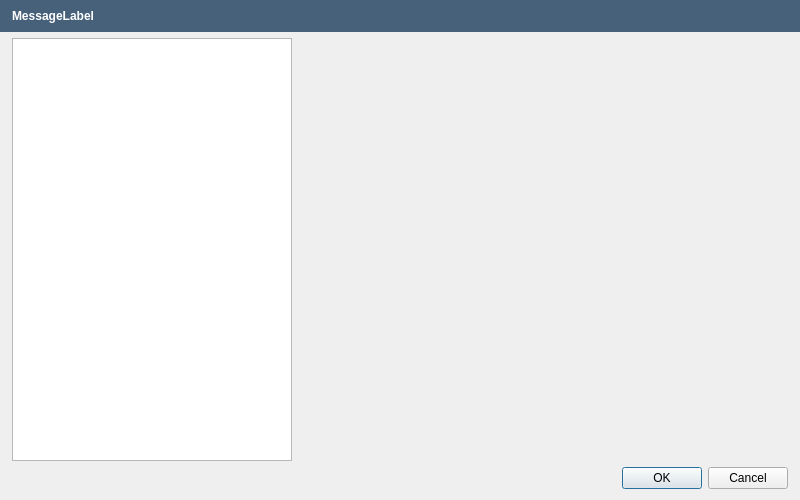
<?xml version="1.0" encoding="UTF-8"?>
<ui version="4.0">
 <class>AddWareDialog</class>
 <widget class="QDialog" name="AddWareDialog">
  <property name="geometry">
   <rect>
    <x>0</x>
    <y>0</y>
    <width>800</width>
    <height>500</height>
   </rect>
  </property>
  <property name="windowTitle">
   <string>Dialog</string>
  </property>
  <property name="modal">
   <bool>true</bool>
  </property>
  <layout class="QVBoxLayout" name="verticalLayout">
   <property name="leftMargin">
    <number>0</number>
   </property>
   <property name="topMargin">
    <number>0</number>
   </property>
   <property name="rightMargin">
    <number>0</number>
   </property>
   <item>
    <widget class="QFrame" name="MessageFrame">
     <property name="sizePolicy">
      <sizepolicy hsizetype="Preferred" vsizetype="Maximum">
       <horstretch>0</horstretch>
       <verstretch>0</verstretch>
      </sizepolicy>
     </property>
     <property name="styleSheet">
      <string notr="true">background-color: rgb(71,97,123);</string>
     </property>
     <property name="frameShape">
      <enum>QFrame::NoFrame</enum>
     </property>
     <property name="frameShadow">
      <enum>QFrame::Plain</enum>
     </property>
     <property name="lineWidth">
      <number>0</number>
     </property>
     <layout class="QHBoxLayout" name="horizontalLayout_3" stretch="0">
      <property name="spacing">
       <number>5</number>
      </property>
      <property name="leftMargin">
       <number>12</number>
      </property>
      <item>
       <layout class="QHBoxLayout" name="horizontalLayout_2">
        <item>
         <widget class="QLabel" name="MessageLabel">
          <property name="styleSheet">
           <string notr="true">color: rgb(255, 255, 255);
font : bold;
</string>
          </property>
          <property name="text">
           <string>MessageLabel</string>
          </property>
         </widget>
        </item>
       </layout>
      </item>
     </layout>
    </widget>
   </item>
   <item>
    <layout class="QHBoxLayout" name="MainHorizontalLayout" stretch="0,0">
     <property name="leftMargin">
      <number>12</number>
     </property>
     <property name="rightMargin">
      <number>12</number>
     </property>
     <item>
      <widget class="QListWidget" name="WaresListWidget">
       <property name="sizePolicy">
        <sizepolicy hsizetype="Fixed" vsizetype="Expanding">
         <horstretch>0</horstretch>
         <verstretch>0</verstretch>
        </sizepolicy>
       </property>
       <property name="minimumSize">
        <size>
         <width>280</width>
         <height>0</height>
        </size>
       </property>
      </widget>
     </item>
     <item>
      <widget class="QLabel" name="EmptyLabel">
       <property name="sizePolicy">
        <sizepolicy hsizetype="Expanding" vsizetype="Preferred">
         <horstretch>0</horstretch>
         <verstretch>0</verstretch>
        </sizepolicy>
       </property>
       <property name="text">
        <string/>
       </property>
      </widget>
     </item>
    </layout>
   </item>
   <item>
    <layout class="QHBoxLayout" name="horizontalLayout_4">
     <property name="leftMargin">
      <number>12</number>
     </property>
     <property name="rightMargin">
      <number>12</number>
     </property>
     <item>
      <widget class="QDialogButtonBox" name="ButtonBox">
       <property name="standardButtons">
        <set>QDialogButtonBox::Cancel|QDialogButtonBox::Ok</set>
       </property>
      </widget>
     </item>
    </layout>
   </item>
  </layout>
 </widget>
 <resources/>
 <connections/>
</ui>
